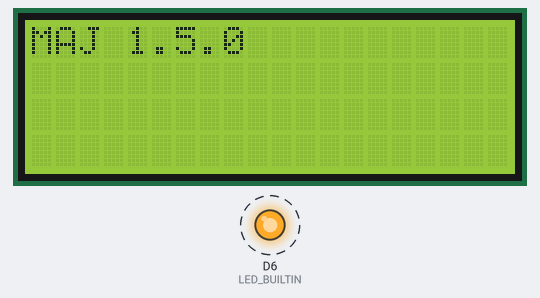
The sketch below on a simulated Arduino MKR. Parts: 20×4 character LCD, output pins drawn as LEDs (lit = HIGH). Dashed ring = blinking.

Above: at 0.1 s.
Timing chart, 0 to 130.0 s (numbered marks = the images above):
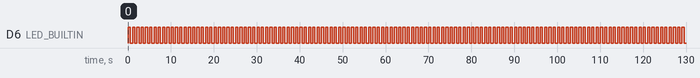

Measured:
- by itself, D6 (LED_BUILTIN): alternates HIGH for 0.50 s and LOW for 0.50 s

The sketch:

test-wifi-sans-securite.ino
```cpp
#include <SPI.h>
#include <WiFi101.h> // Utiliser obligatoirement Wifi101, ne pas utiliserr Wifi
#include <LiquidCrystal.h>
#include "tp_sysit_feather.h" // Placer après les #include <...>

//——————————————————————————————————————————————————————————————————————————————————————————————————————————————————————

LiquidCrystal lcd (18, 17, 16, 15, 14, 19) ;

//——————————————————————————————————————————————————————————————————————————————————————————————————————————————————————

unsigned tick = 0 ; // Utilisé pour faire clignoter la led

//——————————————————————————————————————————————————————————————————————————————————————————————————————————————————————

const char SSID_RESEAU [] = "MacBookProPierre"; //  C'est le nom du réseau

//——————————————————————————————————————————————————————————————————————————————————————————————————————————————————————

void setup() {
  pinMode (LED_BUILTIN, OUTPUT) ;
  lcd.begin (20, 4) ;
  bool ok = true ;
//--- Configurer les broches pour la carte Adafruit ATWINC1500 Feather
  WiFi.setPins (8, 7, 4, 2) ;
//--- Vérifier la présence du shield Wifi
  int etatWifi = WiFi.status () ;
  if (etatWifi == WL_NO_SHIELD) {
    lcd.print ("Pas de shield Wifi");
    ok = false ;
  }
//--- Vérifier la version du firmware
  if (ok) {
    const String versionFirmware = WiFi.firmwareVersion () ;
    if (versionFirmware != "19.5.2") {
      lcd.print ("MAJ ");
      lcd.print (versionFirmware);
      ok = false ;
    }
  }
//--- Démarrage de la connexion au réseau
  if (ok) {
    lcd.print ("Connexion...");
    while (WiFi.begin (SSID_RESEAU) != WL_CONNECTED) {
      delay (10000) ;
    }
    lcd.setCursor (0, 0) ;
//    etatWifi = WiFi.begin (SSID_RESEAU) ;
//    ok = etatWifi == WL_DISCONNECTED ;
//    if (! ok) {
//      lcd.print ("Echec creation ");
//      lcd.print (etatWifi);
//    }
  }
//--- Attendre la connexion
//  if (ok) {
//    lcd.print ("Connexion...");
//    delay (10000) ;
//    lcd.print (WiFi.status ());
//
//
//  }
//--- Afficher les caractéristiques
  if (ok) {
    byte adresseMAC [6] ; WiFi.macAddress (adresseMAC) ;
    for (int i=5 ; i>=0 ; i--) {
      if (i < 5) {
        lcd.print (":") ;
      }
      lcd.print (adresseMAC [i], HEX) ;
    }
    lcd.setCursor (0, 1) ;
    lcd.print ("IP ");
    lcd.print (IPAddress (WiFi.localIP())) ;
    lcd.setCursor (0, 2) ;
    lcd.print ("Masque ");
    lcd.print (IPAddress (WiFi.subnetMask())) ;
  }
//--- Ainsi, la led s'allume aussitôt
  tick = millis () ;
}

//——————————————————————————————————————————————————————————————————————————————————————————————————————————————————————

void loop() {
//--- Faire clignoter la led
  if (tick <= millis ()) {
    tick += 500 ;
    digitalWrite (LED_BUILTIN, ! digitalRead (LED_BUILTIN)) ;
  }
}

//——————————————————————————————————————————————————————————————————————————————————————————————————————————————————————
```

tp_sysit_feather.h
```cpp
#pragma once

#include <Arduino.h>

#ifndef ARDUINO_SAMD_FEATHER_M0
  #error "Ce croquis doit être compilé pour le type de carte 'Adafruit Feather M0'"
#endif

#pragma GCC diagnostic error "-Wsign-conversion"
#pragma GCC diagnostic error "-Wsign-compare"
#pragma GCC diagnostic error "-Wunused-value"
#pragma GCC diagnostic error "-Wunused-parameter"
#pragma GCC diagnostic error "-Wmissing-prototypes"
#pragma GCC diagnostic error "-Wparentheses"
#pragma GCC diagnostic error "-Wall"
#pragma GCC diagnostic error "-Wpointer-arith"
#pragma GCC diagnostic error "-Wundef"
```
